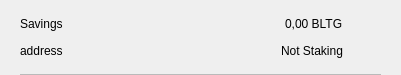
<?xml version="1.0" encoding="UTF-8"?>
<ui version="4.0">
 <class>CSRow</class>
 <widget class="QWidget" name="CSRow">
  <property name="geometry">
   <rect>
    <x>0</x>
    <y>0</y>
    <width>401</width>
    <height>75</height>
   </rect>
  </property>
  <property name="windowTitle">
   <string>Form</string>
  </property>
  <layout class="QVBoxLayout" name="verticalLayout">
   <property name="spacing">
    <number>0</number>
   </property>
   <property name="leftMargin">
    <number>20</number>
   </property>
   <property name="topMargin">
    <number>10</number>
   </property>
   <property name="rightMargin">
    <number>20</number>
   </property>
   <property name="bottomMargin">
    <number>0</number>
   </property>
   <item>
    <widget class="QWidget" name="info" native="true">
     <property name="minimumSize">
      <size>
       <width>0</width>
       <height>0</height>
      </size>
     </property>
     <layout class="QHBoxLayout" name="horizontalLayout_3">
      <property name="leftMargin">
       <number>0</number>
      </property>
      <property name="topMargin">
       <number>0</number>
      </property>
      <property name="rightMargin">
       <number>0</number>
      </property>
      <property name="bottomMargin">
       <number>10</number>
      </property>
      <item>
       <widget class="QWidget" name="container" native="true">
        <property name="minimumSize">
         <size>
          <width>0</width>
          <height>0</height>
         </size>
        </property>
        <layout class="QVBoxLayout" name="verticalLayout_2">
         <property name="spacing">
          <number>0</number>
         </property>
         <property name="leftMargin">
          <number>0</number>
         </property>
         <property name="topMargin">
          <number>0</number>
         </property>
         <property name="rightMargin">
          <number>0</number>
         </property>
         <property name="bottomMargin">
          <number>0</number>
         </property>
         <item>
          <layout class="QHBoxLayout" name="horizontalLayout">
           <item>
            <widget class="QLabel" name="labelName">
             <property name="text">
              <string>Savings</string>
             </property>
            </widget>
           </item>
           <item>
            <spacer name="horizontalSpacer">
             <property name="orientation">
              <enum>Qt::Horizontal</enum>
             </property>
             <property name="sizeHint" stdset="0">
              <size>
               <width>40</width>
               <height>20</height>
              </size>
             </property>
            </spacer>
           </item>
           <item>
            <widget class="QLabel" name="labelAmount">
             <property name="text">
              <string>0,00 BLTG</string>
             </property>
            </widget>
           </item>
          </layout>
         </item>
         <item>
          <layout class="QHBoxLayout" name="horizontalLayout_2">
           <item>
            <widget class="QLabel" name="labelAddress">
             <property name="text">
              <string>address</string>
             </property>
            </widget>
           </item>
           <item>
            <spacer name="horizontalSpacer_2">
             <property name="orientation">
              <enum>Qt::Horizontal</enum>
             </property>
             <property name="sizeHint" stdset="0">
              <size>
               <width>40</width>
               <height>20</height>
              </size>
             </property>
            </spacer>
           </item>
           <item>
            <widget class="QLabel" name="labelStaking">
             <property name="text">
              <string>Not Staking</string>
             </property>
            </widget>
           </item>
          </layout>
         </item>
        </layout>
       </widget>
      </item>
      <item alignment="Qt::AlignHCenter|Qt::AlignVCenter">
       <widget class="QPushButton" name="pushButtonMenu">
        <property name="minimumSize">
         <size>
          <width>24</width>
          <height>24</height>
         </size>
        </property>
        <property name="maximumSize">
         <size>
          <width>32</width>
          <height>32</height>
         </size>
        </property>
        <property name="focusPolicy">
         <enum>Qt::NoFocus</enum>
        </property>
        <property name="styleSheet">
         <string notr="true">border:none; background-color:transparent;</string>
        </property>
        <property name="text">
         <string/>
        </property>
        <property name="icon">
         <iconset>
          <normaloff>://ic-menu-hover</normaloff>://ic-menu-hover</iconset>
        </property>
        <property name="iconSize">
         <size>
          <width>24</width>
          <height>24</height>
         </size>
        </property>
       </widget>
      </item>
     </layout>
    </widget>
   </item>
   <item>
    <widget class="QLabel" name="lblDivisory">
     <property name="minimumSize">
      <size>
       <width>0</width>
       <height>1</height>
      </size>
     </property>
     <property name="maximumSize">
      <size>
       <width>16777215</width>
       <height>1</height>
      </size>
     </property>
     <property name="styleSheet">
      <string notr="true">background-color:#bababa;</string>
     </property>
     <property name="text">
      <string/>
     </property>
     <property name="alignment">
      <set>Qt::AlignBottom|Qt::AlignLeading|Qt::AlignLeft</set>
     </property>
    </widget>
   </item>
  </layout>
 </widget>
 <resources/>
 <connections/>
</ui>
